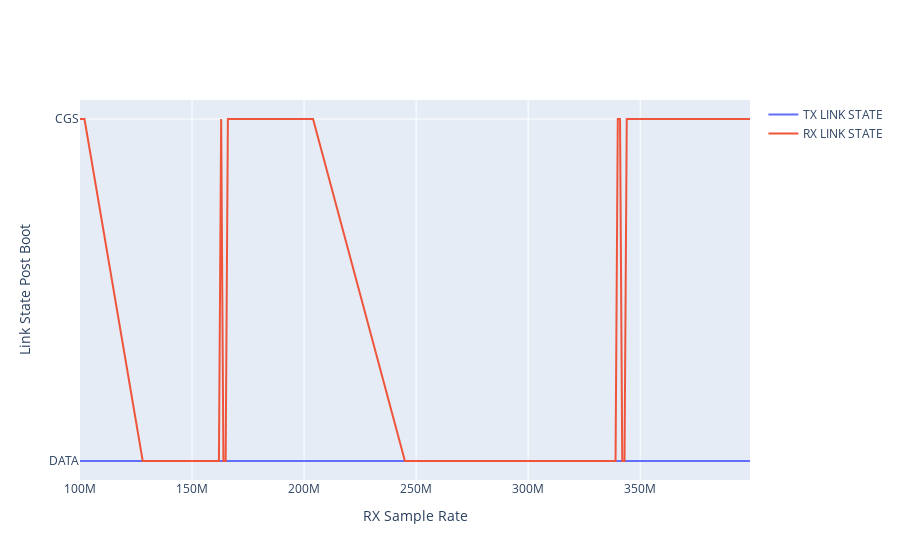

This figure's notebook cell:
### Code cell
trace0 = Scatter(
  x=results_tx['rx_sample_rate'],
  y=results_tx['tx_link_state'],
  name='TX LINK STATE'
)
trace1 = Scatter(
  x=results_rx['rx_sample_rate'],
  y=results_rx['rx_link_state'],
  name='RX LINK STATE'
)
fig = go.Figure()
fig.add_trace(trace0)
fig.add_trace(trace1)
fig.update_layout(
    xaxis = dict(title='RX Sample Rate'),
    yaxis = dict(title='Link State Post Boot')
)
iplot(fig)

### Figure 1 — Plotly figure (JSON) as saved in the notebook; plotly's stock layout.template omitted (floating-point values rounded to 4 significant figures; data arrays with more than 128 entries replaced by an {"elided": "..."} marker saying what was removed)
{"data": [{"name": "TX LINK STATE", "type": "scatter", "x": {"elided": "201 int values"}, "y": {"elided": "201 str values"}}, {"name": "RX LINK STATE", "type": "scatter", "x": {"elided": "201 int values"}, "y": {"elided": "201 str values"}}], "layout": {"xaxis": {"title": {"text": "RX Sample Rate"}}, "yaxis": {"title": {"text": "Link State Post Boot"}}}}
